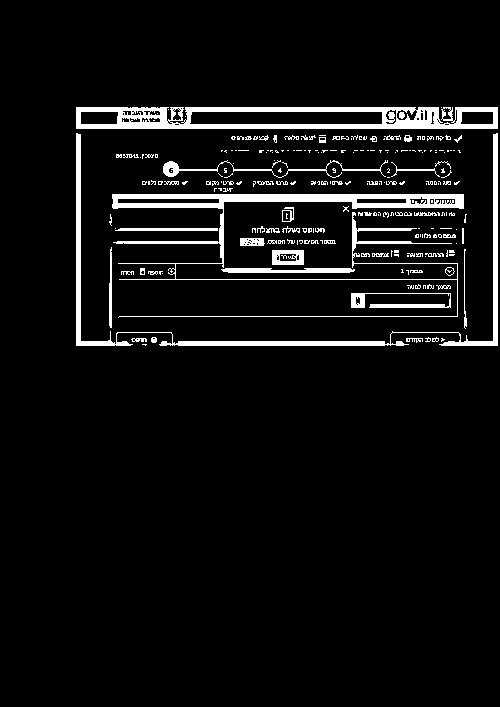
#> input picture src/tests/debugging_rotate_image.jpg, 500 x 707 px
$ python -i deskew.py   (imports and definitions only)
#> lines starting #> are read from the running program, lines starting #| are printed output that depends on the picture; after the words box and inside, x2 and y2 are one past the last pixel; in counts of white or black regions, pixels touching at a corner belong together
#> further down, picture is the input picture: shape (707, 500, 3); min 0, max 255, mean 15.1
import cv2
import numpy as np

from src.utils.rotation_calc import calculate_rotated_size

DEBUGGING_ROTATED_IMAGE_PATH = 'tests/debugging_rotate_image.jpg'
DEBUGGING_DESKEWED_IMAGE_PATH = 'tests/debugging_deskewed_image.jpg'


def deskew(im, max_skew=10):
#> called with max_skew = 10
    print(im.shape)
#| (707, 500, 3)
    o_height, o_width, _ = im.shape
#> o_height = 707; o_width = 500
    original_im = im.copy()

    # Resize image to a width of 500, maintaining aspect ratio, unless the image is smaller
    if o_width > 500:
        width = 500
        ratio = width / o_width
        height = int(o_height * ratio)
        im = cv2.resize(original_im, (width, height))

    print("New image size: ", im.shape)
#| New image size:  (707, 500, 3)

    # Create a grayscale image and denoise it
    im_gs = cv2.cvtColor(im, cv2.COLOR_BGR2GRAY)
    im_gs = cv2.fastNlMeansDenoising(im_gs, h=3)

    # Create an inverted B&W copy using Otsu (automatic) thresholding
    # im_bw = cv2.threshold(im_gs, 0, 255, cv2.THRESH_BINARY_INV | cv2.THRESH_OTSU)[1]
    im_bw = cv2.adaptiveThreshold(im_gs, 255, cv2.ADAPTIVE_THRESH_MEAN_C, cv2.THRESH_BINARY_INV, 11, 2)
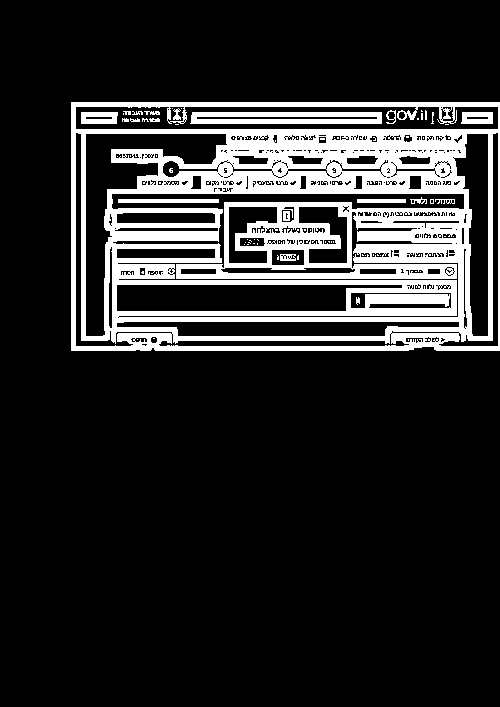
#> im_bw: shape (707, 500); 16.3% white; 84 white regions (65 under 20 px), largest, box (x1, y1, x2, y2) and area: (71, 102, 500, 351) 53534, (190, 112, 382, 124) 1930, (118, 199, 219, 203) 404

    # Detect lines in this image. Parameters here mostly arrived at by trial and error.
    lines = cv2.HoughLinesP(
#> (the run stopped early here; a loop or call above may not have finished)
